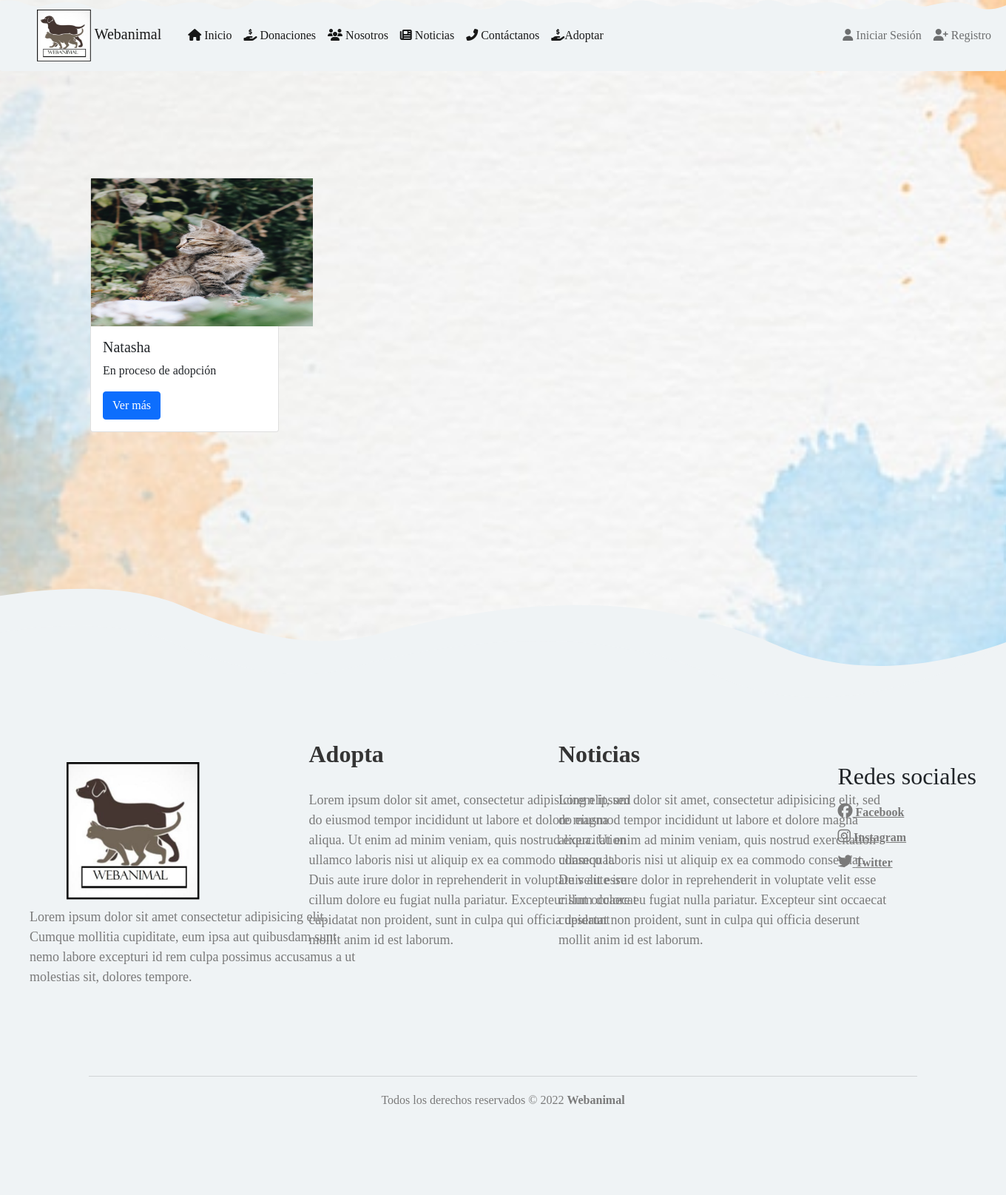
/adopt/, run on the app's committed database.
### pets/models.py (models this page shows)
class Pets(models.Model):
    name = models.CharField(max_length=20)
    description = models.TextField()
    history = models.TextField()
    state = models.CharField(max_length=50)
    slug = models.SlugField(null=False, blank=False, unique=True)
    image = models.ImageField(upload_to='pets', null=False, blank=False)
    image2 = models.ImageField(upload_to='pets', null=False, blank=False)
    image3 = models.ImageField(upload_to='pets', null=False, blank=False)
    image4 = models.ImageField(upload_to='pets', null=False, blank=False)
    created_at = models.DateTimeField(auto_now_add=True)
    def __str__(self):
        return self.name

### pets/views.py (the view)
# urls.py: path('adopt/', PetsListView.as_view(), name='adopt'),
class PetsListView(ListView):
    template_name = 'adopt.html'
    queryset = Pets.objects.all().order_by('-id')
    def get_context_data(self, **kwargs):
        context = super().get_context_data(**kwargs)
        context['pets'] = context['pets_list']
        print(context)
        return context

### templates/adopt.html
{% extends 'base.html' %}
{% block head %}
  <link rel="stylesheet" href="../static/css/adoptStyle.css">
{% endblock %}
{% block header %}
<div class="container-slider">
  <div class="slider" id="slider">
    <div class="slider__section"><img src="" alt="" class="slider__img"></div>
    <div class="slider__section"><img src="" alt="" class="slider__img"></div>
    <div class="slider__section"><img src="" alt="" class="slider__img"></div>
    <div class="slider__section"><img src="" alt="" class="slider__img"></div>
  </div>
</div>
{% endblock %}
{%block content%}
    <div class="row">
        {% for object in pets_list %}
            <div class="col-3 mt-5">
            {% include 'pets/snippets/pets.html' with pets=object %}
            </div>
        {% endfor %}
    </div>
{%endblock%}

### templates/base.html (shortened to what this page needs)
{% load static %}
<!DOCTYPE html>
<html lang="en">
  <head>
    <link rel="stylesheet" type="text/css" media="screen" href="../static/css/fondo_pantalla.css"
    <link href="https://cdn.jsdelivr.net/npm/bootstrap@5.1.3/dist/css/bootstrap.min.css" rel="stylesheet">
    {% block head %} {% endblock %}
  </head>
    <body id="img" style="background-image: url('../static/img/fondo3.jpg'); font-family:Franklin Gothic;"
    {% include 'navbar.html' %}
    {% block header %} {% endblock %}
    <div class="container" style="min-height: calc(100vh - 100px - 100px);">
        <div class="row">
            {% block content %}
            {% endblock %}
        </div>
    </div>
    <footer>
    {% include 'footer.html' %}
    </footer>
  </body>
</html>

### templates/navbar.html (shortened to what this page needs)
{% url 'login' as login %}
{% url 'index' as index%}
{% url 'register' as register %}
{% url 'us' as us %}
{% url 'contacts' as contacts %}
{% url 'donation' as donation%}
{% url 'news' as news %}
{% url 'adopt' as adopt %}
<nav class="navbar navbar-expand-lg navbar-light" style="background-image: url('../static/img/background-footer.svg'); border-radius: 3px; background-size: contain;">
    <a href="{{ index }}" class="navbar-brand" style="margin-left: 50px;">
        <img src="../static/img/logo.png" height="70px" width="73px" alt="logo"></img>
        Webanimal</a>
    <div class="container-fluid">
        <div class="collapse navbar-collapse" id="navbarTogglerDemo02">
            <ul class="navbar-nav me-auto mb-2 mb-lg-0">
                <li class="nav-item">
                    <a class="nav-link active" aria-current="page" href="{{ index }}">
                        <span class="fas fa-home"></span> Inicio</a>
                </li>
                <li class="nav-item">
                    <a class="nav-link active" aria-current="page" href="{{ donation }}">
                        <span class="fas fa-hand-holding-usd"></span> Donaciones</a>
                </li>
                <li class="nav-item">
                    <a class="nav-link active" aria-current="page" href="{{ us }}">
                        <span class="fas fa-users"></span> Nosotros</a>
                </li>
                <li class="nav-item">
                    <a class="nav-link active" aria-current="page" href="{{ news }}">
                        <span class="fas fa-newspaper"></span> Noticias</a>
                </li>
                <li class="nav-item">
                    <a class="nav-link active" aria-current="page" href="{{ contacts }}">
                        <span class="fas fa-phone-alt"></span> Contáctanos</a>
                </li>
                <li class="nav-item">
                    <a class="nav-link active" aria-current="page" href="{{ adopt }}">
                        <span class="fas fa-hand-holding-usd"></span>Adoptar
                    </a>
                </li>
            </ul>
            <ul class="navbar-nav ml-auto mb-2 mb-lg-0">
                {% if user.is_authenticated %}
                    <li class="nav-item">
                        <a href="{% url 'logout' %}" class="nav-link">
                            <span class="fas fa-sign-in-alt"></span>
                        Salir</a>
                    </li>
                {% else %}
                    <li class="nav-item {% if request.path == login %}activate{% endif %}">
                        <a href="{{ login }}" class="nav-link">
                            <span class="fas fa-user"></span> Iniciar Sesión</a>
                    </li>
                    <li class="nav-item {% if request.path == register %}activate{% endif %}">
                        <a href="{{ register }}" class="nav-link">
                            <span class="fas fa-user-plus"></span> Registro</a>
                    </li>
                {% endif %}
            </ul>
        </div>
    </div>
</nav>

### pets/templates/pets/snippets/pets.html
 <div class="card h-100">
    {% if pets.image %}
        <img src="{{ pets.image.url }}" alt="Imagen de la mascota" height="200", width="300">
    {% endif %}
    <div class="card-body">
        <h5 class="card-name">{{ pets.name }}</h5> <p>{{pets.state}}</p>
        <a href="{% url 'pets' pets.slug %}" class="btn btn-primary">Ver más</a>
    </div>
</div>

### templates/footer.html
{% block head %}
  <link rel="stylesheet" href="../static/css/footerStyle.css">
{% endblock %}
    <footer>
        <div class="container_footer py-5">
            <div class="box_footer">
                <div class="logo">
                    <img src="../static/img/logo.png" alt="">
                </div>
                <div class="terms">
                    <p>Lorem ipsum dolor sit amet consectetur adipisicing elit. Cumque mollitia cupiditate, eum ipsa aut quibusdam sunt nemo labore excepturi id rem culpa possimus accusamus a ut molestias sit, dolores tempore.</p>
                </div>
            </div>
            <div class="terms">
                <h2>Adopta</h2>
                <p>Lorem ipsum dolor sit amet, consectetur adipisicing elit, sed do eiusmod tempor incididunt ut labore et dolore magna aliqua. Ut enim ad minim veniam, quis nostrud exercitation ullamco laboris nisi ut aliquip ex ea commodo consequat. Duis aute irure dolor in reprehenderit in voluptate velit esse cillum dolore eu fugiat nulla pariatur. Excepteur sint occaecat cupidatat non proident, sunt in culpa qui officia deserunt mollit anim id est laborum.
            </div>
            <div class="terms">
                <h2>Noticias</h2>
                <p>Lorem ipsum dolor sit amet, consectetur adipisicing elit, sed do eiusmod tempor incididunt ut labore et dolore magna aliqua. Ut enim ad minim veniam, quis nostrud exercitation ullamco laboris nisi ut aliquip ex ea commodo consequat. Duis aute irure dolor in reprehenderit in voluptate velit esse cillum dolore eu fugiat nulla pariatur. Excepteur sint occaecat cupidatat non proident, sunt in culpa qui officia deserunt mollit anim id est laborum.
            </div>
            <div class="box_footer">
                <h2>Redes sociales</h2>
                <a href="https://www.facebook.com/fundaciongranjademascotas" id="Facebook"><i class="fab fa-facebook"></i> Facebook </a>
                <a href="#" id="Instagram"><i class="fab fa-instagram"></i> Instagram</a>
                <a href="#" id="Twitter"><i class="fab fa-twitter"></i> Twitter</a>
            </div>
        </div>
        <div class="box_copyright">
            <hr>
            <p>Todos los derechos reservados © 2022
            <b>Webanimal</b></p>
        </div>
    </footer>

### static/css/fondo_pantalla.css (style rules this page uses)
#img { background-repeat: no-repeat; background-position: top; background-size: 1900px 1000px; background-attachment: fixed; }

### static/css/adoptStyle.css (style rules this page uses)
* { margin: 0; padding: 0; }

### static/css/footerStyle.css (style rules this page uses)
* { font-family: Franklin Gothic; }
footer { width: 100%; padding: 50px 0px; background-image: url(../img/background-footer.svg); background-size: cover; }
.container_footer { display: flex; flex-wrap: wrap; justify-content: space-between; max-width: 1750px; margin: auto; margin-top: 50px; }
.box_footer { display: flex; flex-direction: column; padding: 40px; }
.box_footer .logo img { width: 180px; position: relative; left: 50px; }
.box_footer .terms { max-width: 300px; margin-top: 10px; font-weight: 500; color: #7a7a7a; font-size: 10px; }
.terms { max-width: 300px; margin-top: 10px; color: #7a7a7a; font-size: 10px; }
.terms h2 { margin-bottom: 30px; color: #343434; font-weight: 700; }
.terms p { width: 450px; font-weight: 50; font-size: 18px; }
.box_footer a { color: #7a7a7a; font-weight: 600; margin-top: 10px; }
.box_footer a .fab { font-size: 20px; }
.box_copyright { max-width: 1200px; margin: auto; text-align: center; padding: 0px 40px; }
.box_copyright p { margin-top:20px; color: #7a7a7a; }
.box_copyright hr { border: none; height: 1px; background-color: #7a7a7a; }

### data on the page
Pets: image (picture), name "Natasha", state "En proceso de adopción"
